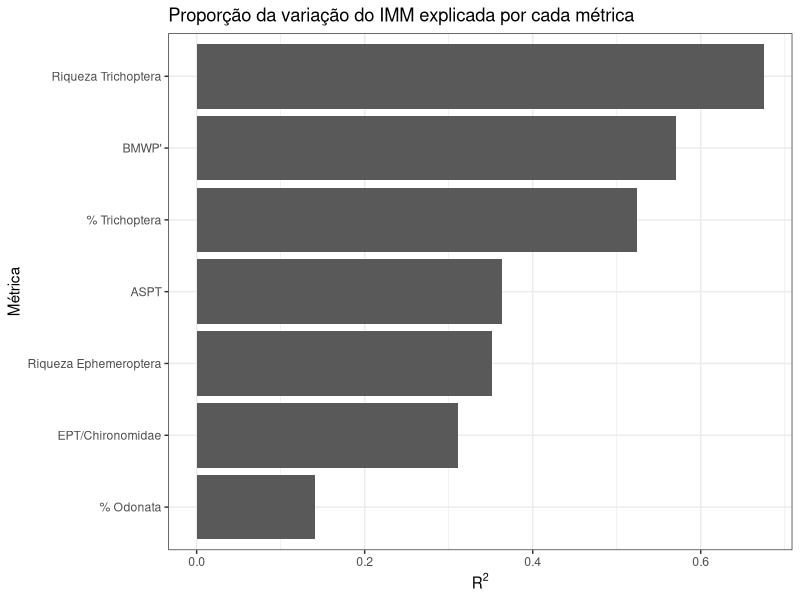
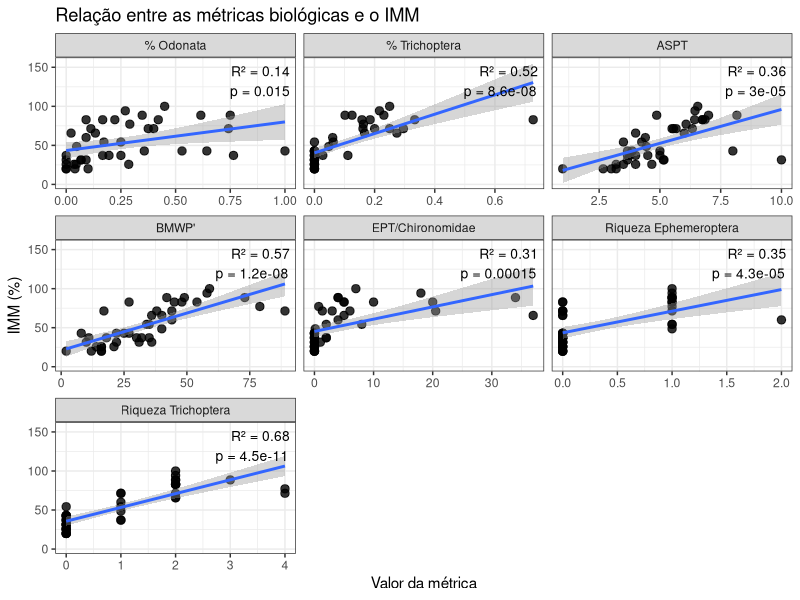
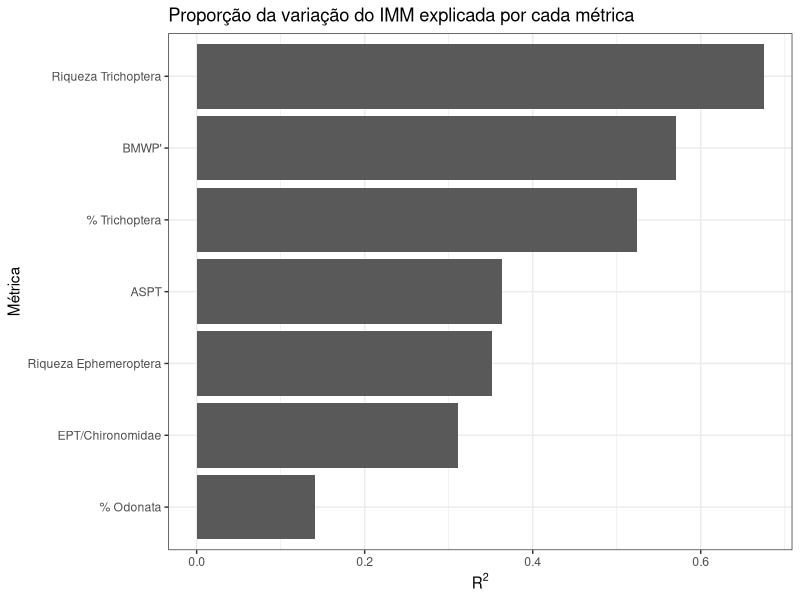
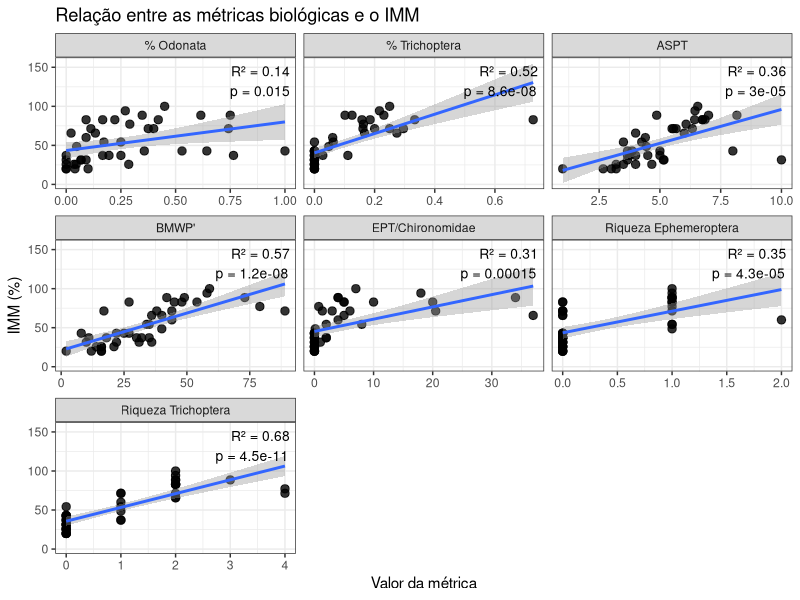

Here is the R script that generated these plots, in order:
library(tidyverse)
library(patchwork)
install.packages("patchwork")
################################## Configurações ###############################

set.seed(1994)

pontos_referencia <- c("RiodaBarra-P1/2", "RioMutuca-P1")
pontos_impactado <- c("RiodaBarra-P2", "RioMutuca-P3")

metodos_de_amostragem <- c("D Net")

vetor_respostas <- c(
  "aspt",
  "bmwp",
  "razao_ept_chironomidae",
  "relativo_odonata", 
  "relativo_trichoptera", 
  "riqueza_familias_ephemeroptera", 
  "riqueza_familias_trichoptera"
)

nomes_metricas <- c(
  aspt = "ASPT",
  bmwp = "BMWP'",
  razao_ept_chironomidae = "EPT/Chironomidae",
  relativo_odonata = "% Odonata",
  relativo_trichoptera = "% Trichoptera",
  riqueza_familias_ephemeroptera = "Riqueza Ephemeroptera",
  riqueza_familias_trichoptera = "Riqueza Trichoptera"
)

nota_maxima <- length(vetor_respostas) * 5

pasta_figuras <- "figuras/indice_multimetrico"
if (!dir.exists(pasta_figuras)) {
  dir.create(pasta_figuras, recursive = TRUE)
}

pasta_tabelas <- "tabelas/indice_multimetrico"
if (!dir.exists(pasta_tabelas)) {
  dir.create(pasta_tabelas, recursive = TRUE)
}

################################## Carregar dados ##############################

setwd("C:/Users/Giovana/Desktop/mestrado_giovana/")

indices_df <- read_csv("dados/processado/matriz_indices_imaturos_piata.csv")

############################## Pré-processamento ###############################

indices_df <- indices_df %>%
  mutate(
    impacto = case_when(
      locality_name %in% pontos_referencia ~ "referencia",
      locality_name %in% pontos_impactado ~ "impactado",
      TRUE ~ "desconsiderado"
    )
  )

dados_filtrados <- indices_df %>%
  filter(impacto != "desconsiderado") %>%
  filter(method %in% metodos_de_amostragem) %>%
  mutate(
    impacto = factor(impacto),
    method = factor(method)
  )

############################### Detectando limiares ############################

estatisticas_df <- data.frame()

for (i in vetor_respostas) {
  
  print(paste("Analisando métrica:", i))
  
  estatisticas <- dados_filtrados %>%
    filter(impacto == "referencia") %>%
    summarise(
      metrica = i,
      minimo = min(.data[[i]], na.rm = TRUE),
      quartil_25 = quantile(.data[[i]], 0.25, na.rm = TRUE),
      quartil_50 = quantile(.data[[i]], 0.50, na.rm = TRUE),
      quartil_75 = quantile(.data[[i]], 0.75, na.rm = TRUE),
      maximo = max(.data[[i]], na.rm = TRUE),
      metade = quartil_25 / 2
    )
  
  estatisticas_df <- bind_rows(estatisticas_df, estatisticas)
}

write_csv(
  estatisticas_df,
  file.path(pasta_tabelas, "limiares_indices_imaturos_piata.csv")
)

############################### Aplicando pontuação ############################

estatisticas_df_limpa <- estatisticas_df %>%
  select(metrica, quartil_25, metade)

indices_rebalanceados_df <- indices_df %>%
  filter(method %in% metodos_de_amostragem) %>%
  select(campanha, rio, locality_name, all_of(vetor_respostas)) %>%
  pivot_longer(
    cols = all_of(vetor_respostas),
    names_to = "metrica",
    values_to = "valor"
  ) %>%
  left_join(estatisticas_df_limpa, by = "metrica") %>%
  mutate(
    nota = case_when(
      valor >= quartil_25 ~ 5,
      valor >= metade & valor < quartil_25 ~ 3,
      valor < metade ~ 1,
      TRUE ~ NA_real_
    )
  )

############################### Cálculo do IMM completo ########################

giovanas_index <- indices_rebalanceados_df %>%
  group_by(campanha, rio, locality_name) %>%
  summarise(
    IMM = sum(nota, na.rm = TRUE),
    .groups = "drop"
  ) %>%
  mutate(
    IMM_percentual = IMM / nota_maxima * 100
  )

write_csv(
  giovanas_index,
  file.path(pasta_tabelas, "indice_bocaina_imaturos_piata.csv")
)

############################### Dados para regressão ###########################

dados_regressao <- indices_df %>%
  filter(method %in% metodos_de_amostragem) %>%
  select(campanha, rio, locality_name, method, all_of(vetor_respostas)) %>%
  left_join(
    giovanas_index %>%
      select(campanha, rio, locality_name, IMM_percentual),
    by = c("campanha", "rio", "locality_name")
  ) %>%
  drop_na(IMM_percentual)

############################### Regressões lineares ############################

resultados_regressao <- data.frame()

for (i in vetor_respostas) {
  
  modelo <- lm(
    as.formula(paste("IMM_percentual ~", i)),
    data = dados_regressao
  )
  
  resumo <- summary(modelo)
  
  resultados_regressao <- bind_rows(
    resultados_regressao,
    data.frame(
      metrica = i,
      nome_metrica = nomes_metricas[i],
      beta = coef(modelo)[2],
      intercepto = coef(modelo)[1],
      r2 = resumo$r.squared,
      r2_ajustado = resumo$adj.r.squared,
      p_valor = coef(summary(modelo))[2, 4]
    )
  )
}

resultados_regressao <- resultados_regressao %>%
  mutate(
    significancia = case_when(
      p_valor < 0.001 ~ "***",
      p_valor < 0.01 ~ "**",
      p_valor < 0.05 ~ "*",
      TRUE ~ "ns"
    )
  ) %>%
  arrange(desc(r2))

write_csv(
  resultados_regressao,
  file.path(pasta_tabelas, "regressao_metricas_IMM.csv")
)

resultados_regressao

############################### Gráfico de R² #################################

grafico_r2 <- resultados_regressao %>%
  ggplot(
    aes(
      x = reorder(nome_metrica, r2),
      y = r2
    )
  ) +
  geom_col() +
  coord_flip() +
  labs(
    x = "Métrica",
    y = expression(R^2),
    title = "Proporção da variação do IMM explicada por cada métrica"
  ) +
  theme_bw()

grafico_r2

ggsave(
  filename = file.path(pasta_figuras, "regressao_R2_metricas_IMM.png"),
  plot = grafico_r2,
  width = 9,
  height = 6,
  dpi = 300
)

############################### Painel de regressões ###########################

dados_regressao_long <- dados_regressao %>%
  select(campanha, rio, locality_name, IMM_percentual, all_of(vetor_respostas)) %>%
  pivot_longer(
    cols = all_of(vetor_respostas),
    names_to = "metrica",
    values_to = "valor_metrica"
  ) %>%
  mutate(
    nome_metrica = nomes_metricas[metrica]
  ) %>%
  left_join(
    resultados_regressao %>%
      select(metrica, r2, p_valor, beta),
    by = "metrica"
  ) %>%
  mutate(
    etiqueta = paste0(
      "R² = ", round(r2, 2),
      "\np = ", signif(p_valor, 2)
    )
  )

painel_regressoes <- ggplot(
  dados_regressao_long,
  aes(
    x = valor_metrica,
    y = IMM_percentual
  )
) +
  geom_point(
    size = 2.5,
    alpha = 0.8
  ) +
  geom_smooth(
    method = "lm",
    se = TRUE
  ) +
  geom_text(
    data = dados_regressao_long %>%
      group_by(nome_metrica) %>%
      slice(1) %>%
      ungroup(),
    aes(
      x = Inf,
      y = Inf,
      label = etiqueta
    ),
    inherit.aes = FALSE,
    hjust = 1.1,
    vjust = 1.3,
    size = 3.5
  ) +
  facet_wrap(
    ~ nome_metrica,
    scales = "free_x",
    ncol = 3
  ) +
  labs(
    x = "Valor da métrica",
    y = "IMM (%)",
    title = "Relação entre as métricas biológicas e o IMM"
  ) +
  theme_bw()

painel_regressoes

ggsave(
  filename = file.path(pasta_figuras, "painel_regressao_metricas_IMM.png"),
  plot = painel_regressoes,
  width = 12,
  height = 8,
  dpi = 300
)
